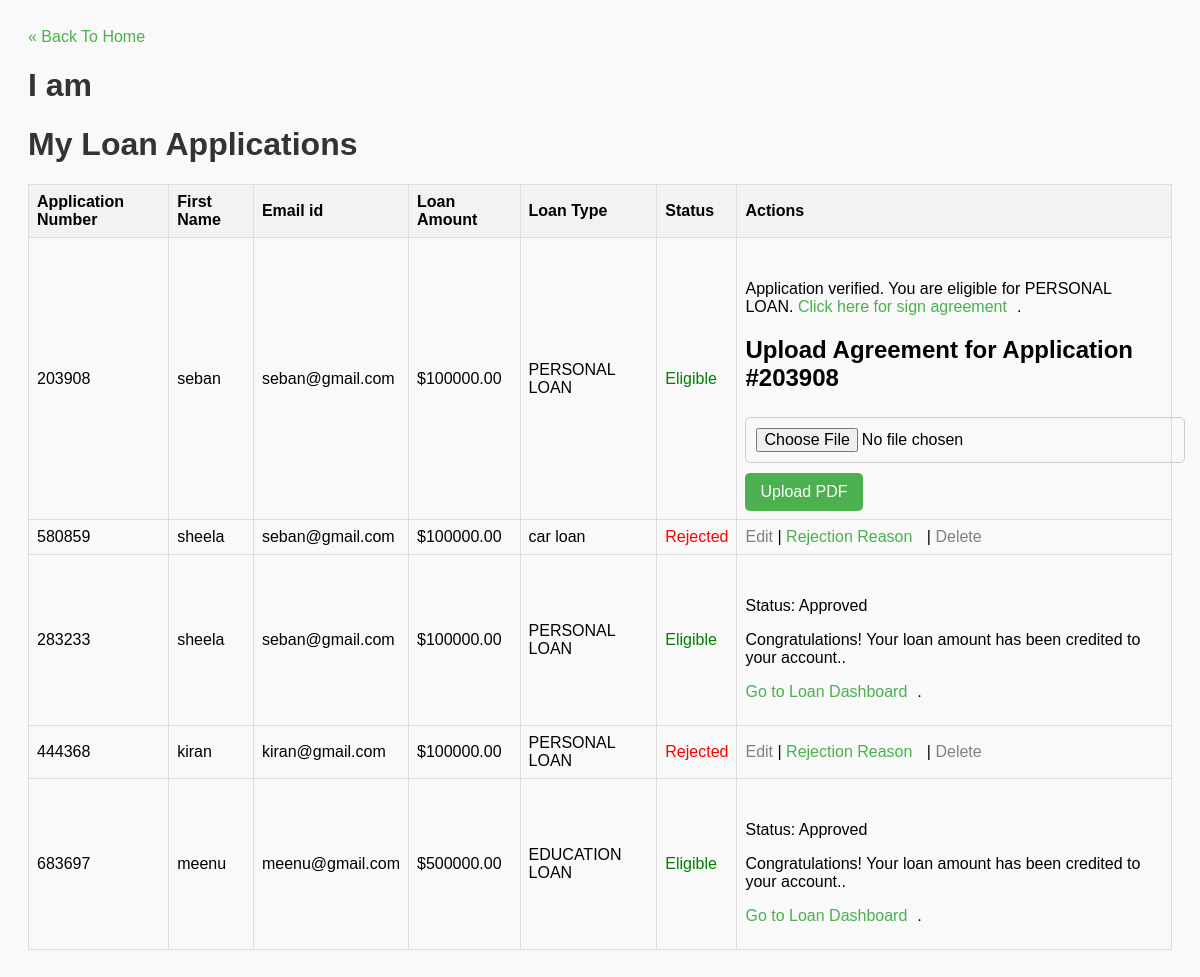
The app's page /applications/ with its own data.
### applications/models.py (models this page shows, shortened)
class LoanApp(models.Model):
    application_number = models.CharField(max_length=6, unique=True, blank=True)
    LOAN_AMOUNT_CHOICES = [
        (100000, '100000'),
        (500000, '500000'),  # Correctly formatted
        (1000000, '1000000'),  # 10 Lakhs
    ]
    loan_amount = models.DecimalField(
        max_digits=10,
        decimal_places=2,
        choices=LOAN_AMOUNT_CHOICES,
        default=100000  # Set a default value that exists in the choices
    )
    annual_income = models.DecimalField(max_digits=10, decimal_places=2)
    loan_purpose = models.CharField(max_length=100)
    title = models.CharField(max_length=20, blank=True)
    first_name = models.CharField(max_length=100)
    last_name = models.CharField(max_length=100)
    dob = models.DateField()
    marital_status = models.CharField(max_length=10)
    email = models.EmailField()
    phone = models.CharField(max_length=15)
    address = models.CharField(max_length=255)
    address2 = models.CharField(max_length=255, blank=True)
    city = models.CharField(max_length=100)
    state = models.CharField(max_length=100)
    zip = models.CharField(max_length=20)
    residence_duration = models.CharField(max_length=10)
    employer = models.CharField(max_length=100)
    occupation = models.CharField(max_length=100)
    experience = models.CharField(max_length=10)
    monthly_income = models.DecimalField(max_digits=10, decimal_places=2)
    bank_name = models.CharField(max_length=100)
    account_number = models.CharField(max_length=100)
    bank_address = models.CharField(max_length=255)
    bank_phone = models.CharField(max_length=15)
    consent = models.BooleanField()
    user = models.ForeignKey(Register, on_delete=models.CASCADE, null=True)
    loan = models.ForeignKey(Loan, on_delete=models.CASCADE, null=True, blank=True)
    document1 = models.FileField(upload_to='documents/', null=True, blank=True)
    document2 = models.FileField(upload_to='documents/', null=True, blank=True)
    document3 = models.FileField(upload_to='documents/', null=True, blank=True)
    STATUS_CHOICES = [
        ('Submitted','Submitted'),
        ('Pending', 'Pending'),
        ('Eligible', 'Eligible'),
        ('Rejected', 'Rejected'),
    ]
    Application_status = models.CharField(max_length=10, choices=STATUS_CHOICES, default='submitted')
    Add_rejection_comments = models.TextField(blank=True, null=True)  # To capture rejection reasons
    def submitted(self):
        self.status = 'Submitted'
        self.save()

class Agreement(models.Model):
    application_number = models.CharField(max_length=6)
    pdf_file = models.FileField(upload_to='agreements/')
    status = models.CharField(
        max_length=10,
        choices=[('Approved', 'Approved'), ('Rejected', 'Rejected'),('Pending','Pending')],
        default='Pending'
    )
    rejection_comments = models.TextField(blank=True, null=True)

### authentication/views.py (the view)
# urls.py: path('applications/', views.application_list_view, name='application_list'),
def application_list_view(request):
    applications = LoanApp.objects.all()
    agreements = Agreement.objects.all()
    agreements_dict = {
        agreement.application_number: {
            "status": agreement.status,
            "rejection_comment": agreement.rejection_comments
        }
        for agreement in agreements
    }
    print("Agreements dictionary with rejection comments:", agreements_dict)
    return render(request, 'my_applications.html', {
        'applications': applications,
        'agreements_dict': agreements_dict
    })

### authentication/templatetags/custom_filters.py (called while the page is built)
@register.filter
def get_item(dictionary, key):
    return dictionary.get(key)

### templates/my_applications.html (shortened to what this page needs)
{% load static %}
{% load custom_filters %}
<!DOCTYPE html>
<html lang="en">
<head>
</head>
<body>
     <div class="back-link-container">
        <a href="{% url 'personalpage' %}" class="back-link">&laquo; Back To Home</a>
    </div>
    <h1>I am {{ request.session.uname }}<h1>
    <h1>My Loan Applications</h1>
    <table>
        <tr>
            <th>Application Number</th>
            <th>First Name</th>
            <th>Email id</th>
            <th>Loan Amount</th>
            <th>Loan Type</th>
            <th>Status</th>
            <th>Actions</th>
        </tr>
        {% for application in applications %}
            <tr>
                <td>{{application.application_number}}</td>
                <td>{{application.first_name}}</td>
                <td>{{application.email}}</td>
                <td>${{ application.loan_amount }}</td>
                <td>{{ application.loan_purpose }}</td>
                <td class="{% if application.Application_status == 'Rejected' %}status-rejected{% elif application.Application_status == 'Pending' %}status-pending{% elif application.Application_status == 'Eligible' %}status-Eligible{% endif %}">
                    {{ application.Application_status }}</td>
                    <td>
                        {% if application.Application_status == 'Pending' %}
                            <span onclick="alert('Application already on verification process');" style="color: grey; cursor: not-allowed;">Edit</span> |
                            <span onclick="alert('Application already on verification process');" style="color: grey; cursor: not-allowed;">Delete</span>
                        {% elif application.Application_status == 'Rejected' %}
                            <span style="color: grey; cursor: not-allowed;">Edit</span> |
                            <a href="{% url 'rejection_details' application.id %}">Rejection Reason</a> |
                            <span style="color: grey; cursor: not-allowed;">Delete</span>
                            {% elif application.Application_status == 'Eligible' %}
                            <br>
                            {% with agreement=agreements_dict|get_item:application.application_number %}
                                {% if agreement %}
                                    <p>Status: {{ agreement.status }}</p>
                                    {% if agreement.status == 'Pending' %}
                                        <p>Your loan agreement is under review</p>
                                    {% elif agreement.status == 'Approved' %}
                                        <p> Congratulations! Your loan amount has been credited to your account..</p>
                                        <a href="{% url 'loan_overview' application.id %}">Go to Loan Dashboard</a>.</p>
                                    {% endif %}
                                {% else %}
                                <p>Application verified. You are eligible for {{ application.loan_purpose }}.
                                    <a href="{% url 'loan_agreement_view' application.id %}">Click here for sign agreement</a>.</p>
                                    <h2>Upload Agreement for Application #{{ application.application_number }}</h2>
                                    <form action="{% url 'upload_agreement_pdf' application.application_number %}" method="post" enctype="multipart/form-data">
                                        <input type="file" name="pdf_file" accept=".pdf" required>
                                        <button type="submit">Upload PDF</button>
                                    </form>
                                {% endif %}
                            {% endwith %}
                        {% else %}
                            <a href="{% url 'edit_application' application.id %}">Edit</a> |
                            <a href="{% url 'delete_application' application.id %}" onclick="return confirm('Are you sure you want to delete this application?');">Delete</a>
                        {% endif %}
                    </td>
            </tr>
        {% empty %}
            <tr>
                <td colspan="3">No loan applications found.</td>
            </tr>
        {% endfor %}
    </table>
</body>
</html>

### templates/my_applications.html (style rules this page uses)
body { font-family: Arial, sans-serif; background-color: #f9f9f9; padding: 20px; }
h1 { color: #333; }
table { width: 100%; border-collapse: collapse; margin-top: 20px; }
th, td { border: 1px solid #ddd; padding: 8px; text-align: left; }
th { background-color: #f2f2f2; }
a { text-decoration: none; color: #4CAF50; margin-right: 10px; }
.status-rejected { color: red; }
.status-Eligible { color: green; }
input[type="file"] { width: 100%; padding: 10px; border: 1px solid #ccc; border-radius: 5px; font-size: 16px; margin-top: 5px; }
button { background-color: #4CAF50; color: white; padding: 10px 15px; border: none; border-radius: 5px; cursor: pointer; margin-top: 10px; font-size: 16px; transition: background-color 0.3s; }

### records on screen
LoanApp: application_number "203908", first_name "seban", email "seban@gmail.com", loan_amount "100000.00", loan_purpose "PERSONAL LOAN", Application_status "Eligible"
LoanApp: application_number "580859", first_name "sheela", email "seban@gmail.com", loan_amount "100000.00", loan_purpose "car loan", Application_status "Rejected", shows "Edit"
LoanApp: application_number "283233", first_name "sheela", email "seban@gmail.com", loan_amount "100000.00", loan_purpose "PERSONAL LOAN", Application_status "Eligible", shows "Congratulations! Your loan amount has been credited to your account.."
Agreement: status "Approved"
LoanApp: application_number "444368", first_name "kiran", email "kiran@gmail.com", loan_amount "100000.00", loan_purpose "PERSONAL LOAN", Application_status "Rejected", shows "Edit"
LoanApp: application_number "683697", first_name "meenu", email "meenu@gmail.com", loan_amount "500000.00", loan_purpose "EDUCATION LOAN", Application_status "Eligible", shows "Congratulations! Your loan amount has been credited to your account.."
Agreement: status "Approved"
